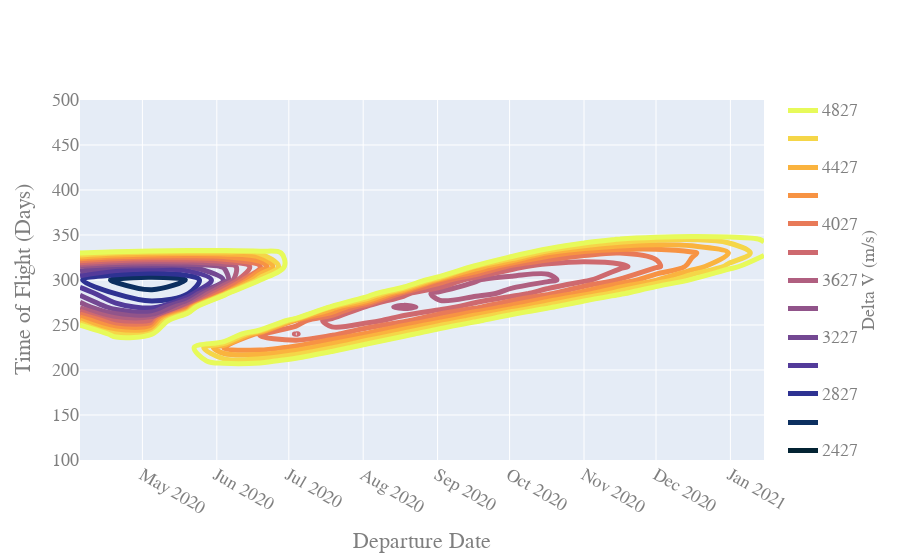

This figure's notebook cell:
### Code cell
import plotly.graph_objects as go
duration_pl, start_epochs_pl = np.meshgrid(duration, start_epochs)


fig = go.Figure(data =
    go.Contour(
        z = np.array(data),
        x = date_vals, # horizontal axis
        y = duration_pl[0], # vertical axis
        colorscale='thermal',
        contours=dict(
            start=best,
            end=5000,
            size=200,
        ),
        colorbar=dict(
            title='Delta V (m/s)', # title here
            titleside='right',
            titlefont=dict(
                family="Courier New, monospace",
                size=18,
                color="#7f7f7f"
                )
        ),
        contours_coloring='lines',
        line_width=5,
        
    ))


fig.update_layout(
    xaxis_title="Departure Date",
    yaxis_title="Time of Flight (Days)",
    font=dict(
        family="Courier New, monospace",
        size=18,
        color="#7f7f7f"
    )
)

#fig.update_xaxes(nticks=20)
fig.update_yaxes(range=[100, 500])


fig.show()

### Figure 1 — Plotly figure (JSON) as saved in the notebook; plotly's stock layout.template omitted (floating-point values rounded to 4 significant figures; data arrays with more than 128 entries replaced by an {"elided": "..."} marker saying what was removed)
{"data": [{"colorbar": {"title": {"font": {"color": "#7f7f7f", "family": "Courier New, monospace", "size": 18}, "side": "right", "text": "Delta V (m/s)"}}, "colorscale": [[0, "rgb(3, 35, 51)"], [0.09091, "rgb(13, 48, 100)"], [0.1818, "rgb(53, 50, 155)"], [0.2727, "rgb(93, 62, 153)"], [0.3636, "rgb(126, 77, 143)"], [0.4545, "rgb(158, 89, 135)"], [0.5455, "rgb(193, 100, 121)"], [0.6364, "rgb(225, 113, 97)"], [0.7273, "rgb(246, 139, 69)"], [0.8182, "rgb(251, 173, 60)"], [0.9091, "rgb(246, 211, 70)"], [1, "rgb(231, 250, 90)"]], "contours": {"coloring": "lines", "end": 5000, "size": 200, "start": 2427.0}, "line": {"width": 5}, "type": "contour", "x": {"elided": "174 str values"}, "y": [180, 195, 210, 225, 240, 255, 270, 285, 300, 315, 330, 345, 360, 375, 390, 405, 420, 435, 450, 465], "z": {"elided": "174x20 float values"}}], "layout": {"autosize": true, "font": {"color": "#7f7f7f", "family": "Courier New, monospace", "size": 18}, "xaxis": {"autorange": true, "range": ["2020-04-05", "2021-01-15"], "title": {"text": "Departure Date"}, "type": "date"}, "yaxis": {"range": [100, 500], "title": {"text": "Time of Flight (Days)"}, "type": "linear"}}}
